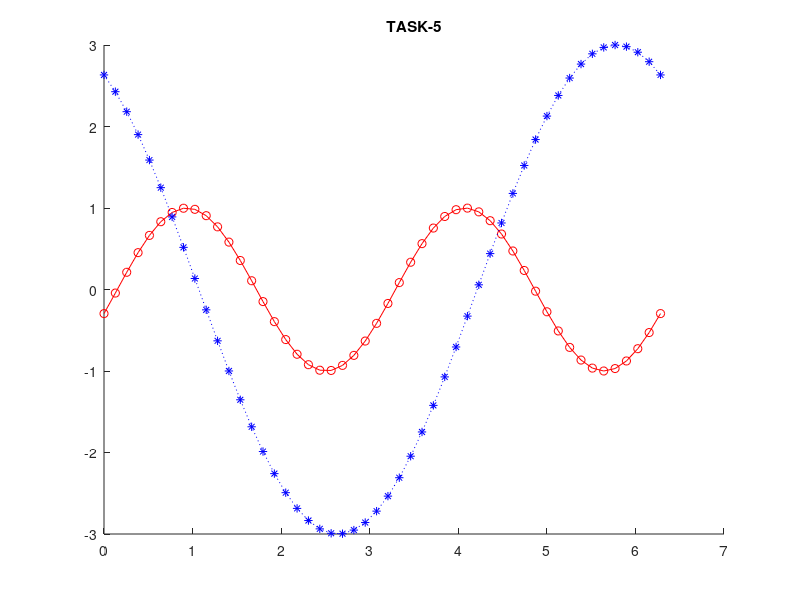

Here is the MATLAB script that generated this plot:
t = 0:2*pi/49:2*pi;
y1 = sin(2*t-0.3);
y2 = 3*cos(t+0.5);
figure;
hold on;
title('TASK-5');
plot(t, y1, 'r-o');
plot(t, y2, 'b:*');